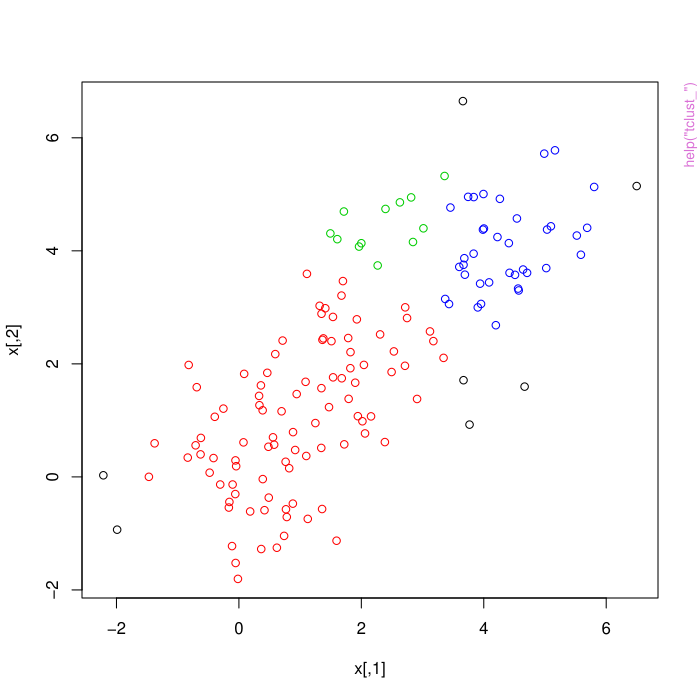

Reproduce this figure in R.
pkgname <- "optimalFlow"
source(file.path(R.home("share"), "R", "examples-header.R"))
options(warn = 1)
library('optimalFlow')

base::assign(".oldSearch", base::search(), pos = 'CheckExEnv')
base::assign(".old_wd", base::getwd(), pos = 'CheckExEnv')
cleanEx()
nameEx("GaussianBarycenters")
### * GaussianBarycenters

flush(stderr()); flush(stdout())

### Name: GaussianBarycenters
### Title: GaussianBarycenters
### Aliases: GaussianBarycenters

### ** Examples

GaussianBarycenters(list(diag(2,2),diag(1,2)), c(0.5,0.5))



cleanEx()
nameEx("InitClusters")
### * InitClusters

flush(stderr()); flush(stdout())

### Name: InitClusters
### Title: InitClusters
### Aliases: InitClusters

### ** Examples

######EXAMPLE tclust_
##### tclust_ is the function which obtain the clusters for tclust_H function

x=rbind(matrix(rnorm(100),ncol=2),matrix(rnorm(100)+2,ncol=2),matrix(rnorm(100)+4,ncol=2))
output3=tclust_( X=x , K=3 , alpha = 0.05 , niter = 20 , Ksteps=10 ,
equal.weights = FALSE, restr.cov.value = "eigen" ,
maxfact_e = 5 , zero.tol = 1e-16 ,  trace = 0 ,
sol_ini_p = FALSE ,   sol_ini=NA )

##restr.diffax <- function (iter, pa)
##	Apply constraints to covariance matrices
iter=output3$iter
pa=output3$pa

#Gives an initial solution based on a random subsample
iter=InitClusters (X=x, iter=output3$iter, pa=output3$pa)
iter$cw
iter$center
iter$sigma



cleanEx()
nameEx("TreatSingularity")
### * TreatSingularity

flush(stderr()); flush(stdout())

### Name: TreatSingularity
### Title: TreatSingularity
### Aliases: TreatSingularity

### ** Examples

######EXAMPLE tclust_
##### tclust_ is the function which obtain the clusters for tclust_H function

x=rbind(matrix(rnorm(100),ncol=2),matrix(rnorm(100)+2,ncol=2),matrix(rnorm(100)+4,ncol=2))
output3=tclust_( X=x , K=3 , alpha = 0.05 , niter = 20 , Ksteps=10 ,
equal.weights = FALSE, restr.cov.value = "eigen" ,
maxfact_e = 5 , zero.tol = 1e-16 ,  trace = 0 ,
sol_ini_p = FALSE ,   sol_ini=NA )

##restr.diffax <- function (iter, pa)
##	Apply constraints to covariance matrices
iter=output3$iter
pa=output3$pa

##### It shows a warning message
#####	warning ("points in the data set are concentrated in k points after trimming ")
TreatSingularity (iter, pa)



cleanEx()
nameEx("calcobj")
### * calcobj

flush(stderr()); flush(stdout())

### Name: calcobj
### Title: calcobj
### Aliases: calcobj

### ** Examples

x=rbind(matrix(rnorm(100),ncol=2),matrix(rnorm(100)+2,ncol=2),
matrix(rnorm(100)+4,ncol=2))
output3=tclust_( X=x , K=3 , alpha = 0.05 , niter = 20 ,Ksteps=10 ,
equal.weights = FALSE, restr.cov.value = "eigen" ,
maxfact_e = 5 , zero.tol = 1e-16 ,  trace = 0 ,
sol_ini_p = FALSE ,   sol_ini=NA )

iter = output3$iter
pa = output3$pa

## calcobj  obtains the objective function value for data,
## an input parameters and a solution, including assigment and parameters

iter_ = calcobj (X=x, iter=iter, pa=pa)
iter_$obj



cleanEx()
nameEx("costWasserMatchingEllipse")
### * costWasserMatchingEllipse

flush(stderr()); flush(stdout())

### Name: costWasserMatchingEllipse
### Title: costWasserMatchingEllipse
### Aliases: costWasserMatchingEllipse

### ** Examples

partition1 = list(list(mean = c(1,1), cov = diag(1,2), weight = 0.5, type = "1"),
list(mean = c(-1,-1), cov = diag(1,2), weight = 0.5, type = "2"))
partition2 = list(list(list(mean = c(1,-1), cov = diag(1,2),
weight = 0.5, type = "1"), list(mean = c(-1,1), cov = diag(1,2), weight = 0.5, type = "2")))
costWasserMatchingEllipse(partition1, partition2)



cleanEx()
nameEx("distGaussian")
### * distGaussian

flush(stderr()); flush(stdout())

### Name: distGaussian
### Title: distGaussian
### Aliases: distGaussian

### ** Examples

distGaussian(list(mean = c(-1,-1), cov = diag(2,2)), list(mean = c(1,1), cov = diag(1,2)))



cleanEx()
nameEx("distGaussianCov")
### * distGaussianCov

flush(stderr()); flush(stdout())

### Name: distGaussianCov
### Title: distGaussianCov
### Aliases: distGaussianCov

### ** Examples

distGaussianCov(list(mean = c(1,1), cov = diag(2,2)), list(mean = c(1,1), cov = diag(1,2)))



cleanEx()
nameEx("distGaussianMean")
### * distGaussianMean

flush(stderr()); flush(stdout())

### Name: distGaussianMean
### Title: distGaussianMean
### Aliases: distGaussianMean

### ** Examples

distGaussianMean(list(mean = c(-1,-1), cov = diag(1,2)), list(mean = c(1,1), cov = diag(1,2)))



cleanEx()
nameEx("dmnorm")
### * dmnorm

flush(stderr()); flush(stdout())

### Name: dmnorm
### Title: dmnorm
### Aliases: dmnorm

### ** Examples

##	Multivariate normal density
##	Gives Multivariate normal density values for given  mu  and sigma
x=rbind(matrix(rnorm(100),ncol=2),matrix(rnorm(100)+2,ncol=2),matrix(rnorm(100)+4,ncol=2))
dmnorm (X=x,mu=c(0,0),sigma=diag(2))



cleanEx()
nameEx("estimClustPar")
### * estimClustPar

flush(stderr()); flush(stdout())

### Name: estimClustPar
### Title: estimClustPar
### Aliases: estimClustPar

### ** Examples

## tclust_ is the function which obtain the clusters for tclust_H function

x=rbind(matrix(rnorm(100),ncol=2),matrix(rnorm(100)+2,ncol=2),matrix(rnorm(100)+4,ncol=2))
output3=tclust_( X=x , K=3 , alpha = 0.05 , niter = 20 , Ksteps=10 ,
equal.weights = FALSE, restr.cov.value = "eigen" ,
maxfact_e = 5 , zero.tol = 1e-16 ,  trace = 0 ,
sol_ini_p = FALSE ,   sol_ini=NA )

##restr.diffax <- function (iter, pa)
##	Apply constraints to covariance matrices
iter=output3$iter
pa=output3$pa

## estimClustPar  obtains the best values for the parameters,
##given data, input parameters and an assigment.
output4=estimClustPar (X=x, iter, pa)
output4$center
output4$sigma
output4$cw



cleanEx()
nameEx("estimCovCellGeneral")
### * estimCovCellGeneral

flush(stderr()); flush(stdout())

### Name: estimCovCellGeneral
### Title: estimCovCellGeneral
### Aliases: estimCovCellGeneral

### ** Examples

estimCovCellGeneral("Basophils", Cytometry1[,1:10], Cytometry1[,11])



cleanEx()
nameEx("estimationCellBarycenter")
### * estimationCellBarycenter

flush(stderr()); flush(stdout())

### Name: estimationCellBarycenter
### Title: estimationCellBarycenter
### Aliases: estimationCellBarycenter

### ** Examples

partition1 = list(list(mean = c(1,1), cov = diag(1,2), weight = 0.5, type = "1"),
list(mean = c(-1,-1), cov = diag(1,2), weight = 0.5, type = "2"))
partition2 = list(list(mean = c(1,-1), cov = diag(1,2), weight = 0.5, type = "1"),
list(mean = c(-1,1), cov = diag(1,2), weight = 0.5, type = "2"))
cytometries = list(partition1, partition2)
estimationCellBarycenter("1",cytometries)



cleanEx()
nameEx("f1Score")
### * f1Score

flush(stderr()); flush(stdout())

### Name: f1Score
### Title: f1Score
### Aliases: f1Score

### ** Examples

f1Score(dplyr::pull(Cytometry3[c(sample(1:250,250),251:(dim(Cytometry3)[1])),],11),
Cytometry3, noise.types)



cleanEx()
nameEx("f1ScoreVoting")
### * f1ScoreVoting

flush(stderr()); flush(stdout())

### Name: f1ScoreVoting
### Title: f1ScoreVoting
### Aliases: f1ScoreVoting

### ** Examples

database = list(as.data.frame(Cytometry2)[which(match(Cytometry2$`Population ID (name)`,
c("Monocytes", "CD4+CD8-", "Mature SIg Kappa", "TCRgd-"), nomatch = 0)>0),],
as.data.frame(Cytometry3)[which(match(Cytometry3$`Population ID (name)`,
c("Monocytes", "CD4+CD8-", "Mature SIg Kappa", "TCRgd-"), nomatch = 0)>0),],
as.data.frame(Cytometry4)[which(match(Cytometry4$`Population ID (name)`,
c("Monocytes", "CD4+CD8-", "Mature SIg Kappa", "TCRgd-"), nomatch = 0)>0),],
as.data.frame(Cytometry5)[which(match(Cytometry5$`Population ID (name)`,
c("Monocytes", "CD4+CD8-", "Mature SIg Kappa", "TCRgd-"), nomatch = 0)>0),],
as.data.frame(Cytometry7)[which(match(Cytometry7$`Population ID (name)`,
c("Monocytes", "CD4+CD8-", "Mature SIg Kappa", "TCRgd-"), nomatch = 0)>0),],
as.data.frame(Cytometry8)[which(match(Cytometry8$`Population ID (name)`,
c("Monocytes", "CD4+CD8-", "Mature SIg Kappa", "TCRgd-"), nomatch = 0)>0),],
as.data.frame(Cytometry9)[which(match(Cytometry9$`Population ID (name)`,
c("Monocytes", "CD4+CD8-", "Mature SIg Kappa", "TCRgd-"), nomatch = 0)>0),],
as.data.frame(Cytometry12)[which(match(Cytometry12$`Population ID (name)`,
c("Monocytes", "CD4+CD8-", "Mature SIg Kappa", "TCRgd-"), nomatch = 0)>0),],
as.data.frame(Cytometry13)[which(match(Cytometry13$`Population ID (name)`,
c("Monocytes", "CD4+CD8-", "Mature SIg Kappa", "TCRgd-"), nomatch = 0)>0),],
as.data.frame(Cytometry14)[which(match(Cytometry14$`Population ID (name)`,
c("Monocytes", "CD4+CD8-", "Mature SIg Kappa", "TCRgd-"), nomatch = 0)>0),],
as.data.frame(Cytometry15)[which(match(Cytometry15$`Population ID (name)`,
c("Monocytes", "CD4+CD8-", "Mature SIg Kappa", "TCRgd-"), nomatch = 0)>0),],
as.data.frame(Cytometry16)[which(match(Cytometry16$`Population ID (name)`,
c("Monocytes", "CD4+CD8-", "Mature SIg Kappa", "TCRgd-"), nomatch = 0)>0),],
as.data.frame(Cytometry17)[which(match(Cytometry17$`Population ID (name)`,
c("Monocytes", "CD4+CD8-", "Mature SIg Kappa", "TCRgd-"), nomatch = 0)>0),],
as.data.frame(Cytometry19)[which(match(Cytometry19$`Population ID (name)`,
c("Monocytes", "CD4+CD8-", "Mature SIg Kappa", "TCRgd-"), nomatch = 0)>0),],
as.data.frame(Cytometry21)[which(match(Cytometry21$`Population ID (name)`,
c("Monocytes", "CD4+CD8-", "Mature SIg Kappa", "TCRgd-"), nomatch = 0)>0),])


templates.optimalFlow = optimalFlowTemplates(database = database, templates.number = 5,
cl.paral = 1)


classification.optimalFlow = optimalFlowClassification(as.data.frame(Cytometry1)[
which(match(Cytometry1$`Population ID (name)`,c("Monocytes", "CD4+CD8-",
"Mature SIg Kappa", "TCRgd-"), nomatch = 0)>0), 1:10],database, templates.optimalFlow,
classif.method = "matching", cost.function = "ellipses", cl.paral = 1)


f1ScoreVoting(classification.optimalFlow$cluster.vote, classification.optimalFlow$cluster,
as.data.frame(Cytometry1)[which(match(Cytometry1$`Population ID (name)`,
c("Monocytes", "CD4+CD8-", "Mature SIg Kappa", "TCRgd-"), nomatch = 0)>0),], 1.01, noise.types)




cleanEx()
nameEx("findClustAssig")
### * findClustAssig

flush(stderr()); flush(stdout())

### Name: findClustAssig
### Title: findClustAssig
### Aliases: findClustAssig

### ** Examples

##### tclust_ is the function which obtain the clusters for tclust_H function

x=rbind(matrix(rnorm(100),ncol=2),matrix(rnorm(100)+2,ncol=2),matrix(rnorm(100)+4,ncol=2))
output3=tclust_( X=x , K=3 , alpha = 0.05 , niter = 20 , Ksteps=10 ,
equal.weights = FALSE, restr.cov.value = "eigen" ,
maxfact_e = 5 , zero.tol = 1e-16 ,  trace = 0 ,
sol_ini_p = FALSE ,   sol_ini=NA )

iter = output3$iter
pa = output3$pa

output5 = findClustAssig(X=x, iter, pa)



cleanEx()
nameEx("getini")
### * getini

flush(stderr()); flush(stdout())

### Name: getini
### Title: getini
### Aliases: getini

### ** Examples

## gives a random vector from a K dimensional multinomial(no.trim, pi.ini)
## with pi.ini a random vector build with random values from uniform (0,1)
v=getini  (K=3, no.trim=100)
v



cleanEx()
nameEx("kcenter")
### * kcenter

flush(stderr()); flush(stdout())

### Name: kcenter
### Title: kcenter
### Aliases: kcenter

### ** Examples

normals = list(list(mean = c(1,1), cov = diag(2,2)),
list(mean = c(1,1), cov = diag(1,2)), list(mean = c(3,3), cov = diag(1,2)))
kcenter(normals, 2, c(1,1,2))



cleanEx()
nameEx("labelTransfer")
### * labelTransfer

flush(stderr()); flush(stdout())

### Name: labelTransfer
### Title: labelTransfer
### Aliases: labelTransfer

### ** Examples

data.example = data.frame(v1 = c(rnorm(50,2,1), rnorm(50,-2,1)),
v2 = c(rnorm(50,2,1), rnorm(50,-2,1)), id = c(rep(0,50), rep(1,50)))
test.labels = c(rep("a",50), rep("b", 50))
labelTransfer(data.example, data.example[,1:2], test.labels)



cleanEx()
nameEx("labelTransferEllipse")
### * labelTransferEllipse

flush(stderr()); flush(stdout())

### Name: labelTransferEllipse
### Title: labelTransferEllipse
### Aliases: labelTransferEllipse

### ** Examples

partition1 = list(list(mean = c(1,1), cov = diag(1,2), weight = 0.5, type = "1"),
list(mean = c(-1,-1), cov = diag(1,2), weight = 0.5, type = "2"))
partition2 = list(list(mean = c(1,1), cov = diag(1,2), weight = 0.5, type = "a"),
list(mean = c(-1,-1), cov = diag(1,2), weight = 0.5, type = "b"))
labelTransferEllipse(1, partition2, partition1)



cleanEx()
nameEx("optimalFlowClassification")
### * optimalFlowClassification

flush(stderr()); flush(stdout())

### Name: optimalFlowClassification
### Title: optimalFlowClassification
### Aliases: optimalFlowClassification

### ** Examples

database = list(as.data.frame(Cytometry2)[which(match(Cytometry2$`Population ID (name)`,
c("Monocytes", "CD4+CD8-", "Mature SIg Kappa", "TCRgd-"), nomatch = 0)>0),],
as.data.frame(Cytometry3)[which(match(Cytometry3$`Population ID (name)`,
c("Monocytes", "CD4+CD8-", "Mature SIg Kappa", "TCRgd-"), nomatch = 0)>0),],
as.data.frame(Cytometry4)[which(match(Cytometry4$`Population ID (name)`,
c("Monocytes", "CD4+CD8-", "Mature SIg Kappa", "TCRgd-"), nomatch = 0)>0),],
as.data.frame(Cytometry5)[which(match(Cytometry5$`Population ID (name)`,
c("Monocytes", "CD4+CD8-", "Mature SIg Kappa", "TCRgd-"), nomatch = 0)>0),],
as.data.frame(Cytometry7)[which(match(Cytometry7$`Population ID (name)`,
c("Monocytes", "CD4+CD8-", "Mature SIg Kappa", "TCRgd-"), nomatch = 0)>0),],
as.data.frame(Cytometry8)[which(match(Cytometry8$`Population ID (name)`,
c("Monocytes", "CD4+CD8-", "Mature SIg Kappa", "TCRgd-"), nomatch = 0)>0),],
as.data.frame(Cytometry9)[which(match(Cytometry9$`Population ID (name)`,
c("Monocytes", "CD4+CD8-", "Mature SIg Kappa", "TCRgd-"), nomatch = 0)>0),],
as.data.frame(Cytometry12)[which(match(Cytometry12$`Population ID (name)`,
c("Monocytes", "CD4+CD8-", "Mature SIg Kappa", "TCRgd-"), nomatch = 0)>0),],
as.data.frame(Cytometry13)[which(match(Cytometry13$`Population ID (name)`,
c("Monocytes", "CD4+CD8-", "Mature SIg Kappa", "TCRgd-"), nomatch = 0)>0),],
as.data.frame(Cytometry14)[which(match(Cytometry14$`Population ID (name)`,
c("Monocytes", "CD4+CD8-", "Mature SIg Kappa", "TCRgd-"), nomatch = 0)>0),],
as.data.frame(Cytometry15)[which(match(Cytometry15$`Population ID (name)`,
c("Monocytes", "CD4+CD8-", "Mature SIg Kappa", "TCRgd-"), nomatch = 0)>0),],
as.data.frame(Cytometry16)[which(match(Cytometry16$`Population ID (name)`,
c("Monocytes", "CD4+CD8-", "Mature SIg Kappa", "TCRgd-"), nomatch = 0)>0),],
as.data.frame(Cytometry17)[which(match(Cytometry17$`Population ID (name)`,
c("Monocytes", "CD4+CD8-", "Mature SIg Kappa", "TCRgd-"), nomatch = 0)>0),],
as.data.frame(Cytometry19)[which(match(Cytometry19$`Population ID (name)`,
c("Monocytes", "CD4+CD8-", "Mature SIg Kappa", "TCRgd-"), nomatch = 0)>0),],
as.data.frame(Cytometry21)[which(match(Cytometry21$`Population ID (name)`,
c("Monocytes", "CD4+CD8-", "Mature SIg Kappa", "TCRgd-"), nomatch = 0)>0),])


templates.optimalFlow = optimalFlowTemplates(database = database, templates.number = 5,
cl.paral = 1)


classification.optimalFlow = optimalFlowClassification(as.data.frame(Cytometry1)[
which(match(Cytometry1$`Population ID (name)`,c("Monocytes", "CD4+CD8-", "Mature SIg Kappa",
"TCRgd-"), nomatch = 0)>0), 1:10], database, templates.optimalFlow, cl.paral = 1)


scoreF1.optimalFlow = optimalFlow::f1Score(classification.optimalFlow$cluster,
as.data.frame(Cytometry1)[which(match(Cytometry1$`Population ID (name)`,
c("Monocytes", "CD4+CD8-", "Mature SIg Kappa", "TCRgd-"), nomatch = 0)>0),], noise.types)




cleanEx()
nameEx("optimalFlowTemplates")
### * optimalFlowTemplates

flush(stderr()); flush(stdout())

### Name: optimalFlowTemplates
### Title: optimalFlowTemplates
### Aliases: optimalFlowTemplates

### ** Examples


database = list(as.data.frame(Cytometry2)[which(match(Cytometry2$`Population ID (name)`,
c("Monocytes", "CD4+CD8-", "Mature SIg Kappa", "TCRgd-"), nomatch = 0)>0),],
as.data.frame(Cytometry3)[which(match(Cytometry3$`Population ID (name)`,
c("Monocytes", "CD4+CD8-", "Mature SIg Kappa", "TCRgd-"), nomatch = 0)>0),],
as.data.frame(Cytometry4)[which(match(Cytometry4$`Population ID (name)`,
c("Monocytes", "CD4+CD8-", "Mature SIg Kappa", "TCRgd-"), nomatch = 0)>0),],
as.data.frame(Cytometry5)[which(match(Cytometry5$`Population ID (name)`,
c("Monocytes", "CD4+CD8-", "Mature SIg Kappa", "TCRgd-"), nomatch = 0)>0),],
as.data.frame(Cytometry7)[which(match(Cytometry7$`Population ID (name)`,
c("Monocytes", "CD4+CD8-", "Mature SIg Kappa", "TCRgd-"), nomatch = 0)>0),],
as.data.frame(Cytometry8)[which(match(Cytometry8$`Population ID (name)`,
c("Monocytes", "CD4+CD8-", "Mature SIg Kappa", "TCRgd-"), nomatch = 0)>0),],
as.data.frame(Cytometry9)[which(match(Cytometry9$`Population ID (name)`,
c("Monocytes", "CD4+CD8-", "Mature SIg Kappa", "TCRgd-"), nomatch = 0)>0),],
as.data.frame(Cytometry12)[which(match(Cytometry12$`Population ID (name)`,
c("Monocytes", "CD4+CD8-", "Mature SIg Kappa", "TCRgd-"), nomatch = 0)>0),],
as.data.frame(Cytometry13)[which(match(Cytometry13$`Population ID (name)`,
c("Monocytes", "CD4+CD8-", "Mature SIg Kappa", "TCRgd-"), nomatch = 0)>0),],
as.data.frame(Cytometry14)[which(match(Cytometry14$`Population ID (name)`,
c("Monocytes", "CD4+CD8-", "Mature SIg Kappa", "TCRgd-"), nomatch = 0)>0),],
as.data.frame(Cytometry15)[which(match(Cytometry15$`Population ID (name)`,
c("Monocytes", "CD4+CD8-", "Mature SIg Kappa", "TCRgd-"), nomatch = 0)>0),],
as.data.frame(Cytometry16)[which(match(Cytometry16$`Population ID (name)`,
c("Monocytes", "CD4+CD8-", "Mature SIg Kappa", "TCRgd-"), nomatch = 0)>0),],
as.data.frame(Cytometry17)[which(match(Cytometry17$`Population ID (name)`,
c("Monocytes", "CD4+CD8-", "Mature SIg Kappa", "TCRgd-"), nomatch = 0)>0),],
as.data.frame(Cytometry19)[which(match(Cytometry19$`Population ID (name)`,
c("Monocytes", "CD4+CD8-", "Mature SIg Kappa", "TCRgd-"), nomatch = 0)>0),],
as.data.frame(Cytometry21)[which(match(Cytometry21$`Population ID (name)`,
c("Monocytes", "CD4+CD8-", "Mature SIg Kappa", "TCRgd-"), nomatch = 0)>0),])


templates.optimalFlow = optimalFlowTemplates(database = database, templates.number = 5,
cl.paral = 1)



cleanEx()
nameEx("qdaClassification")
### * qdaClassification

flush(stderr()); flush(stdout())

### Name: qdaClassification
### Title: qdaClassification
### Aliases: qdaClassification

### ** Examples

data.qda = cbind(rnorm(50), rnorm(50))
exp(qdaClassification(list(mean = c(0,0), cov = diag(1,2), weight = 1), data.qda))



cleanEx()
nameEx("restr.diffax")
### * restr.diffax

flush(stderr()); flush(stdout())

### Name: restr.diffax
### Title: restr.diffax
### Aliases: restr.diffax

### ** Examples

######EXAMPLE tclust_
##### tclust_ is the function which obtain the clusters for tclust_H function

x=rbind(matrix(rnorm(100),ncol=2),matrix(rnorm(100)+2,ncol=2),matrix(rnorm(100)+4,ncol=2))
output3=tclust_( X=x , K=3 , alpha = 0.05 , niter = 20 , Ksteps=10 ,
equal.weights = FALSE, restr.cov.value = "eigen" ,
maxfact_e = 5 , zero.tol = 1e-16 ,  trace = 0 ,
sol_ini_p = FALSE ,   sol_ini=NA )

##restr.diffax <- function (iter, pa)
##	Apply constraints to covariance matrices
iter=output3$iter
pa=output3$pa
pa$maxfact_e=1.1
print(iter$sigma)
iter2=restr.diffax (iter, pa)
print(iter2$sigma)



cleanEx()
nameEx("restr2_eigenv")
### * restr2_eigenv

flush(stderr()); flush(stdout())

### Name: restr2_eigenv
### Title: restr2_eigenv
### Aliases: restr2_eigenv

### ** Examples

#restr2_eigenv <- function(autovalues, ni.ini, factor_e, zero.tol)
#gives optimal constrained eigenvalues
autovalues=matrix(c(2,3,4,1,2,3),nrow=2)
ni.ini=c(2,2,3)
factor_e=1.1
zero.tol=1e-9
autovalues_const= restr2_eigenv (autovalues, ni.ini, factor_e, zero.tol)
autovalues_const



cleanEx()
nameEx("ssclmat")
### * ssclmat

flush(stderr()); flush(stdout())

### Name: ssclmat
### Title: ssclmat
### Aliases: ssclmat

### ** Examples

######EXAMPLE tclust_
##### tclust_ is the function which obtain the clusters for tclust_H function

x=rbind(matrix(rnorm(100),ncol=2),matrix(rnorm(100)+2,ncol=2),matrix(rnorm(100)+4,ncol=2))
output3=tclust_( X=x , K=3 , alpha = 0.05 , niter = 20 , Ksteps=10 ,
equal.weights = FALSE, restr.cov.value = "eigen" ,
maxfact_e = 5 , zero.tol = 1e-16 ,  trace = 0 ,
sol_ini_p = FALSE ,   sol_ini=NA )

##restr.diffax <- function (iter, pa)
##	Apply constraints to covariance matrices
iter=output3$iter
pa=output3$pa
pa$maxfact_e=1.1
iter2=restr.diffax (iter, pa)

##EXAMPLE	extract matrix from the object containing covariance matrices
##sclmat <- function (x, k) as.matrix (x[,,k])
ssclmat(iter2$sigma,k=1)



cleanEx()
nameEx("tclustWithInitialization")
### * tclustWithInitialization

flush(stderr()); flush(stdout())

### Name: tclustWithInitialization
### Title: tclustWithInitialization
### Aliases: tclustWithInitialization

### ** Examples

x=rbind(matrix(rnorm(100),ncol=2),matrix(rnorm(100)+2,ncol=2),
matrix(rnorm(100)+4,ncol=2))

## robust cluster obtention from a sample x asking for 3 clusters,
## trimming level 0.05 and constrain level 12

k=3;alpha = 0.05;restr.fact = 12
output=tclust_H (x=x, k = k, alpha = alpha, nstart = 50, iter.max = 20,
restr = "eigen", restr.fact = restr.fact, sol_ini_p = FALSE, sol_ini = NA,
equal.weights = FALSE, center = center, scale = scale, store.x = TRUE,
drop.empty.clust = TRUE, trace = 0, warnings = 3, zero.tol = 1e-16)

## cluster assigment

output2 = tclustWithInitialization(data.frame(x, output$cluster), x, "points", 0.05, 10)



cleanEx()
nameEx("tclust_")
### * tclust_

flush(stderr()); flush(stdout())

### Name: tclust_
### Title: tclust_
### Aliases: tclust_

### ** Examples

x=rbind(matrix(rnorm(100),ncol=2),matrix(rnorm(100)+2,ncol=2),matrix(rnorm(100)+4,ncol=2))
output3=tclust_( X=x , K=3 , alpha = 0.05 , niter = 20 , Ksteps=10 ,
equal.weights = FALSE, restr.cov.value = "eigen" ,
maxfact_e = 5 , zero.tol = 1e-16 ,  trace = 0 ,
sol_ini_p = FALSE ,   sol_ini=NA )
## cluster assigment
output3$iter$assig
plot(x,col=output3$iter$assig+1)



cleanEx()
nameEx("tclust_H")
### * tclust_H

flush(stderr()); flush(stdout())

### Name: tclust_H
### Title: tclust_H
### Aliases: tclust_H

### ** Examples


## tclust_H if the function which gives clusters to the user.
## The main role of this function is to be an interface with
## the user using labels for the parameters similar to tclust
## function in tclust package

x=rbind(matrix(rnorm(100),ncol=2),matrix(rnorm(100)+2,ncol=2),
matrix(rnorm(100)+4,ncol=2))

## robust cluster obtention from a sample x asking for 3 clusters,
## trimming level 0.05 and constrain level 12

k=3;alpha = 0.05;restr.fact = 12
output=tclust_H (x=x, k = k, alpha = alpha, nstart = 50, iter.max = 20,
restr = "eigen", restr.fact = restr.fact, sol_ini_p = FALSE, sol_ini = NA,
equal.weights = FALSE, center = center, scale = scale, store.x = TRUE,
drop.empty.clust = TRUE, trace = 0, warnings = 3, zero.tol = 1e-16)

## cluster assigment

output$cluster
plot(x,col=output$cluster)



cleanEx()
nameEx("trimmedKBarycenter")
### * trimmedKBarycenter

flush(stderr()); flush(stdout())

### Name: trimmedKBarycenter
### Title: trimmedKBarycenter
### Aliases: trimmedKBarycenter

### ** Examples

normals = list(list(mean = c(1,1), cov = diag(2,2)), list(mean = c(1,1),
cov = diag(1,2)), list(mean = c(3,3), cov = diag(1,2)))
trimmedKBarycenter(2, 0, "rnd", normals)



cleanEx()
nameEx("trimmedMinDist")
### * trimmedMinDist

flush(stderr()); flush(stdout())

### Name: trimmedMinDist
### Title: trimmedMinDist
### Aliases: trimmedMinDist

### ** Examples

normals = list(list(mean = c(1,1), cov = diag(2,2)),
list(mean = c(1,1), cov = diag(1,2)), list(mean = c(3,3), cov = diag(1,2)))
k_barycenter = kcenter(normals, 2, c(1,1,2))$kcenters
trimmedMinDist(normals,k_barycenter, 0)



cleanEx()
nameEx("voteLabelTransfer")
### * voteLabelTransfer

flush(stderr()); flush(stdout())

### Name: voteLabelTransfer
### Title: voteLabelTransfer
### Aliases: voteLabelTransfer

### ** Examples

data.example = data.frame(v1 = c(rnorm(50,2,1), rnorm(50,-2,1)),
v2 = c(rnorm(50,2,1), rnorm(50,-2,1)), id = c(rep(0,50), rep(1,50)))
test.labels = c(rep("a",50), rep("b", 50))
voteLabelTransfer(test.partition = test.labels, test.cytometry = data.example[,1:2],
training.cytometries = list(data.example), op.syst = .Platform$OS.type)$final.vote[[1]]



cleanEx()
nameEx("voteTransformation")
### * voteTransformation

flush(stderr()); flush(stdout())

### Name: voteTransformation
### Title: voteTransformation
### Aliases: voteTransformation

### ** Examples

vote.0 = list("1" = data.frame(cell = c(1,2), "compound.proportion" = c(0.7,0.3),
"simple.proportion"= c(0.7,0.3)), "2" = data.frame(cell = c(1,2),
"compound.proportion" = c(0.3,0.7), "simple.proportion"= c(0.3,0.7)))
vote.1.1 = t(c(0.8,0.2))
names(vote.1.1) = c("A","B")
vote.1.2 = t(c(0.2,0.8))
names(vote.1.2) = c("A","B")
vote.1 = list(vote.1.1, vote.1.2)
voteTransformation(vote.0, vote.1)



cleanEx()
nameEx("w2dist")
### * w2dist

flush(stderr()); flush(stdout())

### Name: w2dist
### Title: w2dist
### Aliases: w2dist

### ** Examples

P = list(mean = c(1,1), cov = diag(1,2))
Q = list(mean = c(0,0), cov = 1.1*diag(1,2))
w2dist(P,Q)



cleanEx()
nameEx("wasserCostFunction")
### * wasserCostFunction

flush(stderr()); flush(stdout())

### Name: wasserCostFunction
### Title: wasserCostFunction
### Aliases: wasserCostFunction

### ** Examples


database = list(as.data.frame(Cytometry2)[which(match(Cytometry2$`Population ID (name)`,
c("Monocytes", "CD4+CD8-", "Mature SIg Kappa", "TCRgd-"), nomatch = 0)>0),],
as.data.frame(Cytometry3)[which(match(Cytometry3$`Population ID (name)`,
c("Monocytes", "CD4+CD8-", "Mature SIg Kappa", "TCRgd-"), nomatch = 0)>0),],
as.data.frame(Cytometry4)[which(match(Cytometry4$`Population ID (name)`,
c("Monocytes", "CD4+CD8-", "Mature SIg Kappa", "TCRgd-"), nomatch = 0)>0),],
as.data.frame(Cytometry5)[which(match(Cytometry5$`Population ID (name)`,
c("Monocytes", "CD4+CD8-", "Mature SIg Kappa", "TCRgd-"), nomatch = 0)>0),],
as.data.frame(Cytometry7)[which(match(Cytometry7$`Population ID (name)`,
c("Monocytes", "CD4+CD8-", "Mature SIg Kappa", "TCRgd-"), nomatch = 0)>0),],
as.data.frame(Cytometry8)[which(match(Cytometry8$`Population ID (name)`,
c("Monocytes", "CD4+CD8-", "Mature SIg Kappa", "TCRgd-"), nomatch = 0)>0),],
as.data.frame(Cytometry9)[which(match(Cytometry9$`Population ID (name)`,
c("Monocytes", "CD4+CD8-", "Mature SIg Kappa", "TCRgd-"), nomatch = 0)>0),],
as.data.frame(Cytometry12)[which(match(Cytometry12$`Population ID (name)`,
c("Monocytes", "CD4+CD8-", "Mature SIg Kappa", "TCRgd-"), nomatch = 0)>0),],
as.data.frame(Cytometry13)[which(match(Cytometry13$`Population ID (name)`,
c("Monocytes", "CD4+CD8-", "Mature SIg Kappa", "TCRgd-"), nomatch = 0)>0),],
as.data.frame(Cytometry14)[which(match(Cytometry14$`Population ID (name)`,
c("Monocytes", "CD4+CD8-", "Mature SIg Kappa", "TCRgd-"), nomatch = 0)>0),],
as.data.frame(Cytometry15)[which(match(Cytometry15$`Population ID (name)`,
c("Monocytes", "CD4+CD8-", "Mature SIg Kappa", "TCRgd-"), nomatch = 0)>0),],
as.data.frame(Cytometry16)[which(match(Cytometry16$`Population ID (name)`,
c("Monocytes", "CD4+CD8-", "Mature SIg Kappa", "TCRgd-"), nomatch = 0)>0),],
as.data.frame(Cytometry17)[which(match(Cytometry17$`Population ID (name)`,
c("Monocytes", "CD4+CD8-", "Mature SIg Kappa", "TCRgd-"), nomatch = 0)>0),],
as.data.frame(Cytometry19)[which(match(Cytometry19$`Population ID (name)`,
c("Monocytes", "CD4+CD8-", "Mature SIg Kappa", "TCRgd-"), nomatch = 0)>0),],
as.data.frame(Cytometry21)[which(match(Cytometry21$`Population ID (name)`,
c("Monocytes", "CD4+CD8-", "Mature SIg Kappa", "TCRgd-"), nomatch = 0)>0),])


templates.optimalFlow = optimalFlowTemplates(database = database, templates.number = 5,
cl.paral = 1)


print(wasserCostFunction(1,2,list(templates.optimalFlow$database.elliptical[[1]],
templates.optimalFlow$database.elliptical[[2]])))



cleanEx()
nameEx("wasserMinDist")
### * wasserMinDist

flush(stderr()); flush(stdout())

### Name: wasserMinDist
### Title: wasserMinDist
### Aliases: wasserMinDist

### ** Examples

normals = list(list(mean = c(1,1), cov = diag(2,2)),
list(mean = c(1,1), cov = diag(1,2)), list(mean = c(3,3), cov = diag(1,2)))
k_barycenter = kcenter(normals, 2, c(1,1,2))$kcenters
wasserMinDist(normals, k_barycenter)



cleanEx()
nameEx("wassersteinKBarycenter")
### * wassersteinKBarycenter

flush(stderr()); flush(stdout())

### Name: wassersteinKBarycenter
### Title: wassersteinKBarycenter
### Aliases: wassersteinKBarycenter

### ** Examples

normals = list(list(mean = c(1,1), cov = diag(2,2)),
list(mean = c(1,1), cov = diag(1,2)), list(mean = c(3,3), cov = diag(1,2)))
wkb = wassersteinKBarycenter(1, 2, 0, "rnd", normals)
print(wkb$wasserstein.var)
print(wkb$wasserstein.k.barycente)



### * <FOOTER>
###
cleanEx()
options(digits = 7L)
base::cat("Time elapsed: ", proc.time() - base::get("ptime", pos = 'CheckExEnv'),"\n")
grDevices::dev.off()
###
### Local variables: ***
### mode: outline-minor ***
### outline-regexp: "\\(> \\)?### [*]+" ***
### End: ***
quit('no')
